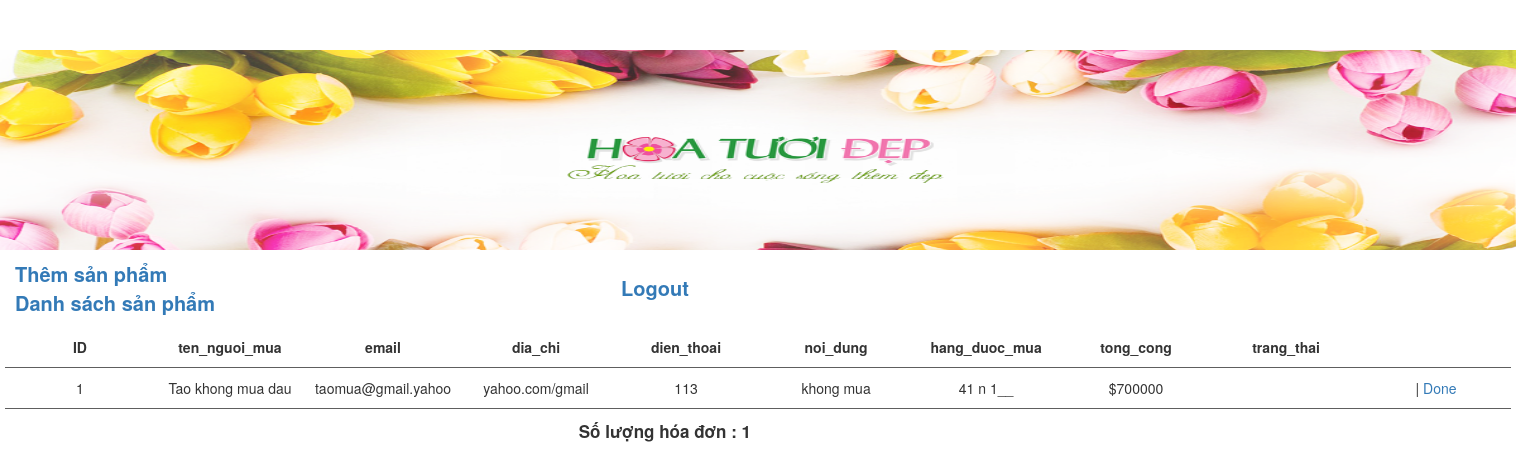
Page /checkorder.php (signed in) on the committed database.
### tables this page shows
CREATE TABLE `banner` (
  `id` int(11) NOT NULL,
  `hinh` varchar(256) NOT NULL,
  `rong` varchar(256) NOT NULL,
  `cao` varchar(256) NOT NULL
);

CREATE TABLE `hoa_don` (
  `id` int(11) NOT NULL,
  `ten_nguoi_mua` varchar(256) NOT NULL,
  `email` varchar(256) NOT NULL,
  `dia_chi` mediumtext NOT NULL,
  `dien_thoai` varchar(256) NOT NULL,
  `noi_dung` mediumtext NOT NULL,
  `hang_duoc_mua` mediumtext NOT NULL,
  `tong_cong` mediumtext NOT NULL
);

### checkorder.php (the view, shortened to what this page needs)
<!DOCTYPE html>
<html lang="en">
<head>
    <link rel="stylesheet" href="https://maxcdn.bootstrapcdn.com/bootstrap/3.3.7/css/bootstrap.min.css">
    <tr>
        <td colspan="3"><?php include("chuc_nang/banner/banner.php"); ?></td>
    </tr>
</head>
<body>
<table cellpadding="10" cellspacing="10" border="0" style="border-collapse: collapse; margin: auto">
    <tr class="control" style="text-align: left; font-weight: bold; font-size: 20px">
        <td colspan="4">
            <a href="formadd.php">Thêm sản phẩm<br>     </a>
            <a href="list.php">Danh sách sản phẩm<br>     </a>
        </td>
        <td colspan="1">
            <a href="logout.php">Logout</a>
        </td>
    </tr>
    <tr class="header">
        <td>ID</td>
        <td>ten_nguoi_mua</td>
        <td>email</td>
        <td>dia_chi</td>
        <td>dien_thoai</td>
        <td>noi_dung</td>
        <td>hang_duoc_mua</td>
        <td>tong_cong</td>
        <td>trang_thai</td>
    </tr>
    <?php
    require('ket_noi.php');
    $query =mysqli_query($conn,"SELECT * FROM hoa_don" );
    if (mysqli_num_rows($query) != 0) {
        while($row = $query->fetch_assoc()) {
            ?>
            <tr class="item">
                <td><?= $row['id'] ?></td>
                <td><?= $row['ten_nguoi_mua'] ?></td>
                <td><?= $row['email'] ?></td>
                <td><?= $row['dia_chi'] ?></td>
                <td><?= $row['dien_thoai'] ?></td>
                <td><?= $row['noi_dung'] ?></td>
                <td><?= $row['hang_duoc_mua']?></td>
                <td>$<?= $row['tong_cong']?></td>
                <td><?= $row['trang_thai']?></td>
                <td> | <a href="setorder.php?id=<?= $row['id'] ?>" class="delete">Done</a></td>
            </tr>
        <?php 	}
    }
    ?>
    <tr class="control" style="text-align: right; font-weight: bold; font-size: 17px">
        <td colspan="5">
            <p>Số lượng hóa đơn : <?= $query->num_rows ?></p>
        </td>
    </tr>
</table>
</body>
</html>

### chuc_nang/banner/banner.php
<?php
$tenmaychu='localhost';
$tentaikhoan='root';
$pass='';
$csdl='shopbanhangdb.sql';
$tv="select * from banner limit 0,1";
    $conn=mysqli_connect($tenmaychu,$tentaikhoan,$pass,$csdl) or die('Ko kết nối được');
	$tv_1=mysqli_query($conn,$tv);
	$tv_2=mysqli_fetch_array($tv_1, MYSQLI_BOTH);
	$link_hinh="hinh_anh/banner/".$tv_2['hinh'];
	echo "<img src='".$link_hinh."' width='".$tv_2['rong']."' height='".$tv_2['cao']."' >";
?>

### checkorder.php (style rules this page uses)
body { padding-top: 50px; }
table { text-align: center; }
td { padding: 10px; }
tr.item { border-top: 1px solid #5e5e5e; border-bottom: 1px solid #5e5e5e; }
tr.item td { min-width: 150px; }
tr.header { font-weight: bold; }
a { text-decoration: none; }

### rows in the picture
banner: hinh (picture)
hoa_don: id "1", ten_nguoi_mua "Tao khong mua dau", email "taomua@gmail.yahoo", dia_chi "yahoo.com/gmail", dien_thoai "113", noi_dung "khong mua", hang_duoc_mua "41 n 1__", tong_cong "700000"

### other values in the picture
$query->num_rows "1"
